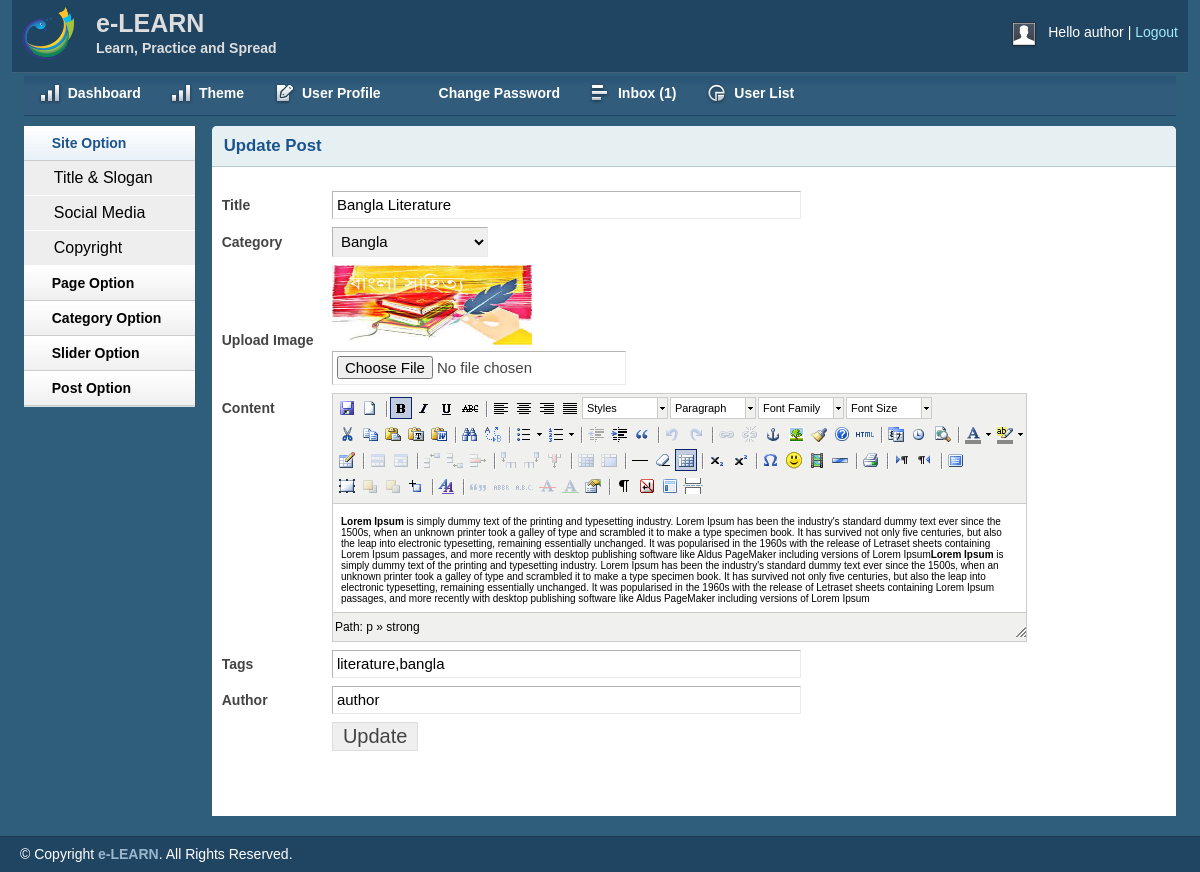
Screenshot of /admin/editpost.php?editid=13 (signed in) with the database file from the repository.
### tables this page shows
CREATE TABLE `tbl_post` (
  `id` int(11) NOT NULL,
  `cat` int(11) NOT NULL,
  `title` varchar(255) NOT NULL,
  `body` text NOT NULL,
  `image` varchar(255) NOT NULL,
  `author` varchar(50) NOT NULL,
  `tags` varchar(255) NOT NULL,
  `date` timestamp NULL DEFAULT CURRENT_TIMESTAMP,
  `userid` int(11) NOT NULL
);

CREATE TABLE `tbl_category` (
  `id` int(11) NOT NULL,
  `name` varchar(50) NOT NULL
);

### lib/Database.php (called while the page is built, shortened)
<?php
Class Database{
	public $host   = DB_HOST;
	public $user   = DB_USER;
	public $pass   = DB_PASS;
	public $dbname = DB_NAME;
	public $link;
	private function connectDB(){
	$this->link = new mysqli($this->host, $this->user, $this->pass, $this->dbname);
 }
	public function select($query){
		$result = $this->link->query($query) or die($this->link->error.__LINE__);
		if($result->num_rows > 0){
			return $result;
		} else {
			return false;
		}
	}
}

### admin/editpost.php (the view, shortened to what this page needs)
<?php include 'inc/header.php'; ?>
<?php include 'inc/sidebar.php'; ?>
<?php
    $editid = mysqli_real_escape_string($db->link,$_GET['editid']);
    if(!isset($editid) || $editid == NULL){
        header("Location:postlist.php");
    }else{
        $postid = $editid;
    }
?>
<div class="grid_10">
    <div class="box round first grid">
        <h2>Update Post</h2>
        <div class="block">
            <?php
                $query = "select * from tbl_post where id = '$postid';";
                $getpost = $db->select($query);
                if($getpost){
                   while($postresult = $getpost->fetch_assoc()){
            ?>
         <form action="" method="post" enctype="multipart/form-data">
            <table class="form">
                <tr>
                    <td>
                        <label>Title</label>
                    </td>
                    <td>
                        <input type="text" name ="title" value="<?php echo $postresult['title']?>" class="medium" />
                    </td>
                </tr>
                <tr>
                    <td>
                        <label>Category</label>
                    </td>
                    <td>
                        <select id="select" name="cat">
                            <?php
                                $query = "select * from tbl_category;";
                                $category = $db->select($query);
                                if($category){
                                   while($result = $category->fetch_assoc()){
                            ?>
                            <option
                                    <?php
                                        if($postresult['cat'] == $result['id']){ ?>
                                            selected = "selected"
                                        <?php } ?>
                                    value="<?php echo $result['id']; ?>"><?php echo $result['name'];?>
                            </option>
                            <?php } }?>
                        </select>
                    </td>
                </tr>
                <tr>
                    <td>
                        <label>Upload Image</label>
                    </td>
                    <td>
                        <img src="upload/<?php echo $postresult['image']; ?>" height="80px" width="200px"/><br/>
                        <input type="file" name="image" />
                    </td>
                </tr>
                <tr>
                    <td style="vertical-align: top; padding-top: 9px;">
                        <label>Content</label>
                    </td>
                    <td>
                    </td>
                </tr>
                 <tr>
                    <td>
                        <label>Tags</label>
                    </td>
                    <td>
                        <input type="text" name ="tags" value="<?php echo $postresult['tags']; ?>" class="medium" />
                    </td>
                </tr>
                 <tr>
                    <td>
                        <label>Author</label>
                    </td>
                    <td>
                        <input type="text" name ="author" value="<?php echo $postresult['author']; ?>"  class="medium" />
                    </td>
                </tr>
                <tr>
                    <td></td>
                    <td>
                        <input type="submit" name="submit" Value="Update" />
                    </td>
                </tr>
            </table>
            </form>
            <?php } } ?>
        </div>
    </div>
</div>
<?php include 'inc/footer.php'; ?>

### admin/css/layout.css (style rules this page uses)
body { background: #fff none repeat scroll 0 0; color: #444; font-size: 14px; padding: 0; }
h1, h2, h3, h4, h5, h6 { line-height:1.2em; margin-bottom:.3em; }
h2 { margin-top:1em; }
.box { background:#fff; margin-bottom:20px; padding:10px 10px 10px 10px; margin-left:-8px; }
.box.grid { padding-bottom:40px; }
.box.round { -moz-border-radius: 5px 5px 0px 0px; -webkit-border-radius: 5px 5px 0px 0px; border-radius: 5px 5px 0px 0px; }
.box h2 { font-size:1.2em; font-weight:bold; color:#1B548D; background:#E6F0F3; margin:-10px -10px 0 -10px; padding:10px 12px; border-bottom:1px solid #B3CBD6; -moz-border-radius: 5px 5px 0px 0px; -webkit-border-radius: 5px 5px 0px 0px; border-radius: 5px 5px 0px 0px; }
.box.first { min-height: 406px; }
.block { padding-top:20px; }
table.form { width:100%; }
table.form td { padding:4px 0px; }
table.form label { font-weight:bold; }
table.form input, table.form select { font-size: 15px; padding: 4px 4px 5px 4px; border-top: 1px solid #b3b3b3; border-left: 1px solid #b3b3b3; border-right: 1px solid #eaeaea; border-bottom: 1px solid #eaeaea; }
table.form input[type="submit"] { border: 1px solid #ddd; color: #444; cursor: pointer; font-size: 20px; padding: 2px 10px; }
input.medium { width: 55%; }
.block { padding-bottom:1px; }

### admin/js/tiny-mce/themes/advanced/skins/default/content.css (style rules this page uses)
body, td, pre { color:#000; font-family:Verdana, Arial, Helvetica, sans-serif; font-size:10px; margin:8px; }
body { background:#FFF; }
h2 { font-size: 1.5em }
img { border:0; }
table, img, hr, .mceItemAnchor { cursor:default }
table td, table th { cursor:text }

### rows the page displays
tbl_post: title "Bangla Literature", cat "Bangla", image (picture), tags "literature,bangla", author "author"

### other values shown
Session::get('username') "author"
$count "1"
